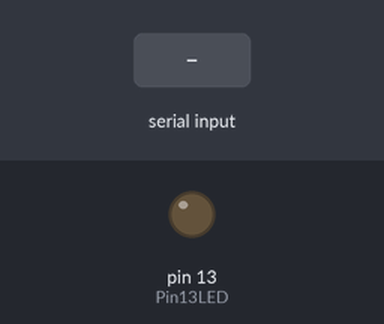
Simulated run of this sketch. Board: Arduino Uno, built with avr-gcc and run on an emulated ATmega328P. On the bench: output pins drawn as LEDs (lit = HIGH). Inputs (shaded band) come from the test bench. What the sketch prints to the serial monitor is not drawn.

Above: at 1.2 s.
1.3 s: "1" received over the second serial link
Timing chart, 0 to 4.3 s (numbered marks = the images above; inputs shaded):
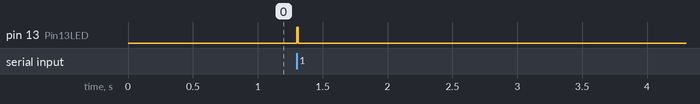

Measured:
- after the input at 1.3 s, pin 13 (Pin13LED): LOW → HIGH at once, → LOW 0.01 s later

The sketch:

BasicRS485Serial_0.ino
```cpp
#include <SoftwareSerial.h>

//Smart Metering System
//#define SSerialRX        12
//#define SSerialTX        13
//
//#define SSerialTeControl 6
//#define SSerialReControl 5

//Simple Arduino test
#define SSerialRX        10
#define SSerialTX        11

#define SSerialTeControl 4
#define SSerialReControl 3

#define RS485Transmit    HIGH
#define RS485Receive     LOW

#define Pin13LED         13

SoftwareSerial RS485Serial(SSerialRX, SSerialTX); // RX, TX
int byteReceived;
int byteSend;

void SetTransmitEnabled(bool val)
{
  if (val)
  {
    digitalWrite(SSerialTeControl, RS485Transmit);
    digitalWrite(SSerialReControl, RS485Transmit);
  }
  else
  {
    digitalWrite(SSerialTeControl, RS485Receive);
    digitalWrite(SSerialReControl, RS485Receive);
  }
}

void setup()   /****** SETUP: RUNS ONCE ******/
{
  // Start the built-in serial port, probably to Serial Monitor
  Serial.begin(9600);
  Serial.println("Basic RS-485 Serial test");

  pinMode(Pin13LED, OUTPUT);
  pinMode(SSerialTeControl, OUTPUT);
  pinMode(SSerialReControl, OUTPUT);

  SetTransmitEnabled(false);

  // Start the software serial port, to another device
  RS485Serial.begin(9600);   // set the data rate

}//--(end setup )---


void loop()   /****** LOOP: RUNS CONSTANTLY ******/
{
  if (Serial.available())
  {
    SetTransmitEnabled(true);
    while (Serial.available())
    {
      byteReceived = Serial.read();
      RS485Serial.write(byteReceived);          // Send byte to Remote Arduino
    }

    delay(10);
    SetTransmitEnabled(false);
  }

  if (RS485Serial.available())  //Look for data from other Arduino
   {
    digitalWrite(Pin13LED, HIGH);  // Show activity
    byteReceived = RS485Serial.read();    // Read received byte
    Serial.write(byteReceived);        // Show on Serial Monitor
    delay(10);
    digitalWrite(Pin13LED, LOW);  // Show activity
   }

}
```
